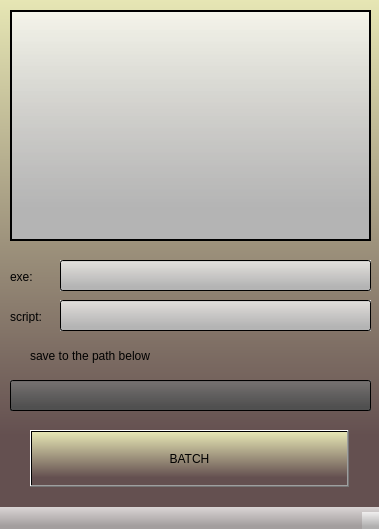
<?xml version="1.0" encoding="UTF-8"?>
<ui version="4.0">
 <class>edo_batchWindow</class>
 <widget class="QMainWindow" name="edo_batchWindow">
  <property name="geometry">
   <rect>
    <x>0</x>
    <y>0</y>
    <width>379</width>
    <height>529</height>
   </rect>
  </property>
  <property name="windowTitle">
   <string>edo_batchWindow</string>
  </property>
  <property name="windowOpacity">
   <double>0.950000000000000</double>
  </property>
  <property name="styleSheet">
   <string notr="true">background:qlineargradient(spread:pad, x1:0, y1:1, x2:0, y2:0, stop:0.142045 rgba(100, 80, 80, 255), stop:1 rgba(230, 230, 180, 255))</string>
  </property>
  <widget class="QWidget" name="centralwidget">
   <widget class="QPushButton" name="batchBt">
    <property name="geometry">
     <rect>
      <x>30</x>
      <y>430</y>
      <width>319</width>
      <height>57</height>
     </rect>
    </property>
    <property name="styleSheet">
     <string notr="true">background:url(:/buttonIcon/buttonBackground001.jpg);
font: 75 12pt &quot;幼圆&quot;;</string>
    </property>
    <property name="text">
     <string>BATCH</string>
    </property>
   </widget>
   <widget class="QRadioButton" name="saveToThisPath">
    <property name="geometry">
     <rect>
      <x>10</x>
      <y>340</y>
      <width>141</width>
      <height>31</height>
     </rect>
    </property>
    <property name="styleSheet">
     <string notr="true">background:rgba(0,0,0,0);</string>
    </property>
    <property name="text">
     <string>save to the path below</string>
    </property>
   </widget>
   <widget class="QLineEdit" name="savePath">
    <property name="enabled">
     <bool>true</bool>
    </property>
    <property name="geometry">
     <rect>
      <x>10</x>
      <y>380</y>
      <width>361</width>
      <height>31</height>
     </rect>
    </property>
    <property name="styleSheet">
     <string notr="true">background:qlineargradient(spread:pad, x1:0, y1:1, x2:0, y2:0, stop:0.142045 rgba(80, 80, 80, 255), stop:1 rgba(120, 120, 120, 200))</string>
    </property>
    <property name="text">
     <string/>
    </property>
   </widget>
   <widget class="QLineEdit" name="script1">
    <property name="geometry">
     <rect>
      <x>60</x>
      <y>300</y>
      <width>311</width>
      <height>31</height>
     </rect>
    </property>
    <property name="styleSheet">
     <string notr="true">background:qlineargradient(spread:pad, x1:0, y1:1, x2:0, y2:0, stop:0.142045 rgba(180, 180, 180, 255), stop:1 rgba(250, 250, 250, 200))</string>
    </property>
    <property name="text">
     <string/>
    </property>
   </widget>
   <widget class="QLabel" name="label">
    <property name="geometry">
     <rect>
      <x>10</x>
      <y>310</y>
      <width>46</width>
      <height>13</height>
     </rect>
    </property>
    <property name="styleSheet">
     <string notr="true">background:rgba(0,0,0,0);</string>
    </property>
    <property name="frameShape">
     <enum>QFrame::NoFrame</enum>
    </property>
    <property name="lineWidth">
     <number>1</number>
    </property>
    <property name="text">
     <string>script:</string>
    </property>
   </widget>
   <widget class="QLabel" name="listText">
    <property name="geometry">
     <rect>
      <x>10</x>
      <y>10</y>
      <width>361</width>
      <height>231</height>
     </rect>
    </property>
    <property name="styleSheet">
     <string notr="true">background:qlineargradient(spread:pad, x1:0, y1:1, x2:0, y2:0, stop:0.142045 rgba(180, 180, 180, 255), stop:1 rgba(250, 250, 250, 200))</string>
    </property>
    <property name="frameShape">
     <enum>QFrame::Box</enum>
    </property>
    <property name="lineWidth">
     <number>2</number>
    </property>
    <property name="text">
     <string/>
    </property>
   </widget>
   <widget class="QLineEdit" name="exe">
    <property name="geometry">
     <rect>
      <x>60</x>
      <y>260</y>
      <width>311</width>
      <height>31</height>
     </rect>
    </property>
    <property name="styleSheet">
     <string notr="true">background:qlineargradient(spread:pad, x1:0, y1:1, x2:0, y2:0, stop:0.142045 rgba(180, 180, 180, 255), stop:1 rgba(250, 250, 250, 200))</string>
    </property>
    <property name="text">
     <string/>
    </property>
   </widget>
   <widget class="QLabel" name="label_2">
    <property name="geometry">
     <rect>
      <x>10</x>
      <y>270</y>
      <width>46</width>
      <height>13</height>
     </rect>
    </property>
    <property name="styleSheet">
     <string notr="true">background:rgba(0,0,0,0);</string>
    </property>
    <property name="frameShape">
     <enum>QFrame::NoFrame</enum>
    </property>
    <property name="lineWidth">
     <number>1</number>
    </property>
    <property name="text">
     <string>exe:</string>
    </property>
   </widget>
  </widget>
  <widget class="QMenuBar" name="menubar">
   <property name="geometry">
    <rect>
     <x>0</x>
     <y>0</y>
     <width>379</width>
     <height>18</height>
    </rect>
   </property>
   <property name="styleSheet">
    <string notr="true">background:qlineargradient(spread:pad, x1:0, y1:1, x2:0, y2:0, stop:0.142045 rgba(120, 120, 150, 255), stop:1 rgba(180, 180, 200, 200))</string>
   </property>
  </widget>
  <widget class="QStatusBar" name="statusbar">
   <property name="styleSheet">
    <string notr="true">background:qlineargradient(spread:pad, x1:0, y1:1, x2:0, y2:0, stop:0.142045 rgba(180, 180, 180, 200), stop:1 rgba(250, 250, 250, 200))</string>
   </property>
  </widget>
 </widget>
 <resources>
  <include location="icon/edo_batchWindow.qrc"/>
 </resources>
 <connections/>
</ui>
